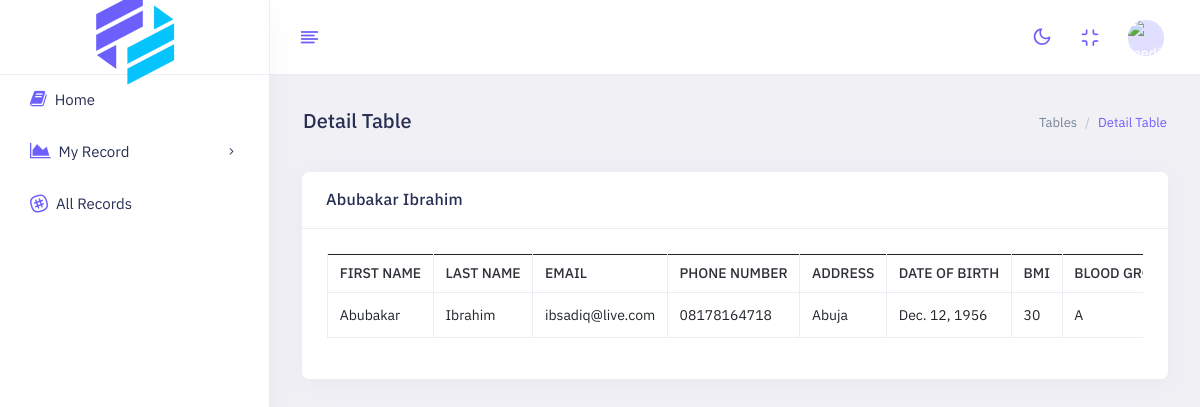
The page /records/1/ (signed in) on the database its author committed.
### account/models.py (models this page shows, shortened)
class Profile(models.Model):
    phone_number_regex = RegexValidator(regex=r"^\+?1?\d{8,15}$")
    user = models.OneToOneField(
        User, related_name="profile_user", on_delete=models.CASCADE, null=True
    )
    profile_id = models.SlugField(
        blank=True, null=True, help_text=_("Unique identifier for the profile")
    )
    phone_number = models.CharField(
        validators=[phone_number_regex], max_length=16, unique=True
    )
    address = models.CharField(
        max_length=255, blank=True, null=True, help_text=_("Address of the user.")
    )

class User(AbstractBaseUser, PermissionsMixin):
    first_name = models.CharField(
        max_length=100,
    )
    last_name = models.CharField(
        max_length=100,
    )
    email = models.EmailField(verbose_name="email", max_length=60, unique=True)
    staff_id = models.CharField(max_length=8, null=True, blank=True)
    date_joined = models.DateTimeField(auto_now_add=True)
    last_login = models.DateTimeField(verbose_name="last login", auto_now=True)
    is_active = models.BooleanField(default=False)
    is_staff = models.BooleanField(default=False)
    is_superuser = models.BooleanField(default=False)
    is_patient = models.BooleanField(default=False)
    is_healthworker = models.BooleanField(default=False)
    USERNAME_FIELD = "email"
    REQUIRED_FIELDS = []  # email & Password are required by default.
    READONLY_FIELDS = ["date_joined", "last_login"]
    objects = UserManager()

### record/models.py (models this page shows)
class MedicalData(models.Model):
    profile = models.OneToOneField(Profile, related_name="data_profile" ,on_delete=models.CASCADE, null=True)
    dob = models.DateField(blank=True, null=True, help_text=_("Date of birth"))
    bmi = models.PositiveSmallIntegerField(
        null=True, blank=True, help_text=_("Body Mass Index")
    )
    blood_group = models.CharField(max_length=10, blank=True, null=True)
    allergy = models.TextField(blank=True)
    medication = models.TextField(blank=True)
    diagnosis = models.CharField(max_length=100, blank=True, null=True)

### record/views.py (the view)
# urls.py: path('records/<int:id>/', DetailRecordView.as_view(), name='detail'),
class DetailRecordView(LoginRequiredMixin, View):
    template_name = "medical_record.html"
    @method_decorator(user_passes_test(is_healthworker))
    def get(self, request, *args, **kwargs):
        user = User.objects.get(id=kwargs["id"])
        profile = Profile.objects.get(user=user)
        context = {
            "user": user,
            "profile":profile
            }
        return render(request, self.template_name, context)

### record/permissions.py (called while the page is built)
def is_healthworker(user):
    return user.is_healthworker

### record/templates/medical_record.html (shortened to what this page needs)
{% extends 'base.html' %}
{% load widget_tweaks %}
{% load i18n static %}
{% block content %}
<div class="main-content app-content mt-0">
    <div class="side-app">
        <div class="main-container container-fluid">
            <div class="page-header">
                <h1 class="page-title">Detail Table</h1>
                <div>
                    <ol class="breadcrumb">
                        <li class="breadcrumb-item"><a href="javascript:void(0)">Tables</a></li>
                        <li class="breadcrumb-item active" aria-current="page">Detail Table</li>
                    </ol>
                </div>
            </div>
            <div class="row row-sm">
                <div class="col-lg-12">
                    <div class="card">
                        <div class="card-header">
                            <h3 class="card-title">{{profile.user.first_name}} {{profile.user.last_name}}</h3>
                        </div>
                        <div class="card-body">
                            <div class="table-responsive">
                                <table class="table table-bordered text-nowrap border-bottom" id="basic-datatable">
                                    <thead>
                                        <tr>
                                            <th class="wd-15p border-bottom-0">First Name</th>
                                            <th class="wd-15p border-bottom-0">Last Name</th>
                                            <th class="wd-15p border-bottom-0">Email</th>
                                            <th class="wd-15p border-bottom-0">Phone Number</th>
                                            <th class="wd-15p border-bottom-0">Address</th>
                                            <th class="wd-15p border-bottom-0">Date of Birth</th>
                                            <th class="wd-15p border-bottom-0">BMI</th>
                                            <th class="wd-15p border-bottom-0">Blood Group</th>
                                        </tr>
                                    </thead>
                                    <tbody>
                                            <tr>
                                                <td>{{ profile.user.first_name }}</td>
                                                <td>{{ profile.user.last_name }}</td>
                                                <td>{{ profile.user.email }}</td>
                                                <td>{{ profile.phone_number }}</td>
                                                <td>{{ profile.address }}</td>
                                                <td>{{ profile.data_profile.dob }}</td>
                                                <td>{{ profile.data_profile.bmi }}</td>
                                                <td>{{ profile.data_profile.blood_group }}</td>
                                            </tr>
                                    </tbody>
                                </table>
                            </div>
                        </div>
                    </div>
                </div>
            </div>
            </div>
            </div>
            </div>
{% endblock %}

### rows shown on the page
Profile: user.first_name "Abubakar", user.last_name "Ibrahim", user.email "ibsadiq@live.com", phone_number "08178164718", address "Abuja", data_profile.dob "Dec. 12, 1956", data_profile.bmi "30", data_profile.blood_group "A"
